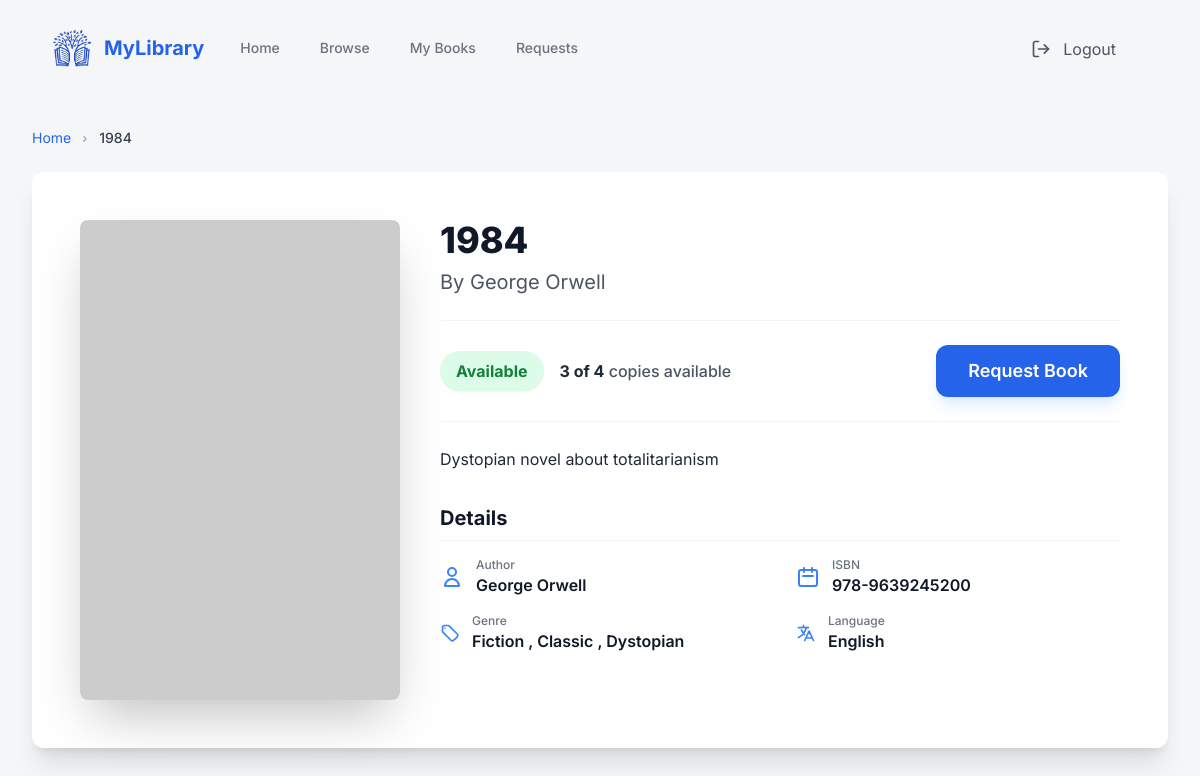
The page /user/book/13/ (signed in) on the database its author committed.
### library_db/models.py (models this page shows, shortened)
class Book(models.Model):
    book_id = models.AutoField(primary_key=True)
    isbn = models.CharField(max_length=20, unique=True)
    title = models.CharField(max_length=255)
    author = models.CharField(max_length=100)
    genre = models.ManyToManyField(Genre, related_name='books')
    language = models.ForeignKey(Language, on_delete=models.CASCADE, related_name='books', null=True)
    description = models.TextField(blank=True, null=True)
    image_url = models.URLField(max_length=500, blank=True, null=True)
    total_copies = models.IntegerField()
    available_copies = models.IntegerField()
    def genre_display(self):
      return ', '.join(genre.genre_name for genre in self.genre.all())
    genre_display.short_description = 'Genres'

class Genre(models.Model):
    genre_id = models.AutoField(primary_key=True)
    genre_name = models.CharField(max_length=100, unique=True)

class Language(models.Model):
    language_id = models.AutoField(primary_key=True)
    language_name = models.CharField(max_length=100, unique=True)
    def __str__(self):
        return self.language_name

### LMS/views.py (the view)
# urls.py: path('user/book/<int:book_id>/', views.user_book_details, name='user_book_details'),
@login_required
def user_book_details(request, book_id):
    book = get_object_or_404(Book, book_id=book_id)
    lru = LRUCache(request.session)
    lru.add(book.pk)
    return render(request, 'users/book_details.html', {'book': book})

### LMS/views.py (called while the page is built)
    def add(self, book_id):
        if book_id in self.queue:
            self.queue.remove(book_id)
        self.queue.insert(0, book_id)
        if len(self.queue) > self.capacity:
            self.queue.pop() # Removes the last element (Tail)
        self.save()

    def save(self):
        self.session[self.key] = self.queue
        self.session.modified = True

### templates/users/book_details.html (shortened to what this page needs)
{% include "index.html" %}
{% block content %}
<main class="max-w-7xl mx-auto px-4 sm:px-6 lg:px-8 py-8">
    <nav class="text-sm text-gray-500 mb-6" aria-label="Breadcrumb">
        <ol class="list-none p-0 inline-flex">
            <li class="flex items-center">
                <a
                    href="{% url 'user_dashboard' %}"
                    class="text-blue-600 hover:text-blue-800 transition duration-150"
                    >Home</a
                >
                <svg
                    class="fill-current w-3 h-3 mx-2 text-gray-400"
                    xmlns="http://www.w3.org/2000/svg"
                    viewBox="0 0 20 20"
                >
                    <path
                        d="M7.293 14.707l3.293-3.293-3.293-3.293a1 1 0 111.414-1.414l4 4a1 1 0 010 1.414l-4 4a1 1 0 01-1.414-1.414z"
                    />
                </svg>
            </li>
            <li class="text-gray-700 font-medium truncate max-w-xs">
                {{book.title}}
            </li>
        </ol>
    </nav>
    <div class="bg-white rounded-xl shadow-xl p-8 lg:p-12">
        <div class="grid grid-cols-1 lg:grid-cols-3 gap-10">
            <div class="lg:col-span-1 flex justify-center">
                <img
                    src="https://placehold.co/400x600/1F2937/FFFFFF?text={{ book.title|urlencode }}"
                    alt="{{book.title}}"
                    class="w-full max-w-xs h-auto rounded-lg shadow-2xl object-cover"
                />
            </div>
            <div class="lg:col-span-2">
                <h1
                    class="text-4xl font-extrabold text-gray-900 mb-2"
                    id="book-title"
                >
                    {{book.title}}
                </h1>
                <p class="text-xl text-gray-600 mb-6" id="book-author">
                    By {{book.author}}
                </p>
                <div
                    class="flex flex-col sm:flex-row sm:items-center justify-between border-b border-t border-gray-100 py-6 mb-6"
                >
                    <div class="flex items-center space-x-4 mb-4 sm:mb-0">
                        {% if book.available_copies > 0 %}
                        <span
                            id="availability-status"
                            class="bg-green-100 text-green-700 font-bold px-4 py-2 rounded-full text-base shadow-sm"
                        >
                            Available
                        </span>
                        {% endif %}
                        <p class="text-gray-600 font-medium">
                            <span
                                id="available-copies"
                                class="font-bold text-gray-800"
                                >{{book.available_copies}} of
                                {{book.total_copies}}</span
                            >
                            copies available
                        </p>
                    </div>
                    <button
                        id="request-button"
                        class="py-3 px-8 text-lg bg-blue-600 text-white font-semibold rounded-xl hover:bg-blue-700 transition duration-150 shadow-lg shadow-blue-200/50 w-full sm:w-auto"
                    >
                        Request Book
                    </button>
                </div>
                <div class="mb-8">
                    <p
                        id="book-description"
                        class="text-base text-gray-800 leading-relaxed"
                    >
                        {{book.description}}
                    </p>
                </div>
                <div>
                    <h2
                        class="text-xl font-bold text-gray-900 mb-4 border-b border-gray-100 pb-2"
                    >
                        Details
                    </h2>
                    <div
                        class="grid grid-cols-1 sm:grid-cols-2 gap-y-4 gap-x-8 text-gray-700"
                    >
                        <div class="flex items-center space-x-3">
                            <svg
                                class="w-6 h-6 text-blue-500 flex-shrink-0"
                                fill="none"
                                stroke="currentColor"
                                viewBox="0 0 24 24"
                                xmlns="http://www.w3.org/2000/svg"
                            >
                                <path
                                    stroke-linecap="round"
                                    stroke-linejoin="round"
                                    stroke-width="2"
                                    d="M16 7a4 4 0 11-8 0 4 4 0 018 0zM12 14a7 7 0 00-7 7h14a7 7 0 00-7-7z"
                                ></path>
                            </svg>
                            <div>
                                <p class="text-xs font-medium text-gray-500">
                                    Author
                                </p>
                                <p
                                    id="detail-author"
                                    class="font-semibold text-gray-900"
                                >
                                    {{book.author}}
                                </p>
                            </div>
                        </div>
                        <div class="flex items-center space-x-3">
                            <svg
                                class="w-6 h-6 text-blue-500 flex-shrink-0"
                                fill="none"
                                stroke="currentColor"
                                viewBox="0 0 24 24"
                                xmlns="http://www.w3.org/2000/svg"
                            >
                                <path
                                    stroke-linecap="round"
                                    stroke-linejoin="round"
                                    stroke-width="2"
                                    d="M8 7V3m8 4V3m-9 8h10M5 21h14a2 2 0 002-2V7a2 2 0 00-2-2H5a2 2 0 00-2 2v12a2 2 0 002 2z"
                                ></path>
                            </svg>
                            <div>
                                <p class="text-xs font-medium text-gray-500">
                                    ISBN
                                </p>
                                <p
                                    id="detail-isbn"
                                    class="font-semibold text-gray-900"
                                >
                                    {{book.isbn}}
                                </p>
                            </div>
                        </div>
                        <div class="flex items-center space-x-3">
                            <div>
                                <p class="text-xs font-medium text-gray-500">
                                    Genre
                                </p>
                                <p
                                    id="detail-published-year"
                                    class="font-semibold text-gray-900"
                                >
                                    {% for genre in book.genre.all %}
                                        {% if not forloop.first %}, {% endif %}
                                        {{ genre.genre_name }}
                                    {% endfor %}
                                </p>
                            </div>
                        </div>
                        <div class="flex items-center space-x-3">
                            <div>
                                <p class="text-xs font-medium text-gray-500">
                                    Language
                                </p>
                                <p
                                    id="detail-publisher"
                                    class="font-semibold text-gray-900"
                                >
                                    {{book.language}}
                                </p>
                            </div>
                        </div>
                    </div>
                </div>
            </div>
        </div>
    </div>
</main>
{% endblock %}

### templates/index.html (shortened to what this page needs)
<!DOCTYPE html>
<html lang="en">
<head>
    <script src="https://cdn.tailwindcss.com"></script>
</head>
<body class="min-h-screen">
    <main class="max-w-7xl mx-auto px-4 sm:px-6 lg:px-4 py-4">
        {% include 'includes/header.html' %}
    </main>
</body>
</html>

### templates/includes/header.html (shortened to what this page needs)
{% load static %}
<nav class="sticky top-0 z-20 w-full">
    <div class="max-w-7xl mx-auto px-4 sm:px-6 lg:px-8">
        <div class="flex justify-between h-16 items-center">
            <div class="flex items-center">
                <div class="flex-shrink-0 text-xl font-bold text-blue-600 flex items-center space-x-2">
                    <a href="{% url 'user_dashboard' %}"
                        class="flex-shrink-0 text-xl font-bold text-blue-600 flex items-center space-x-2 hover:opacity-90 transition duration-150">
                        <img src="{% static 'images/logo.png' %}" alt="Library Logo" class="h-12 w-12" />
                        <span>MyLibrary</span>
                    </a>
                </div>
                <div class="hidden md:ml-6 md:flex md:space-x-4">
                    <a href="{% url 'user_dashboard' %}"
                        class="{% if request.resolver_match.url_name == 'user_dashboard' %}text-gray-900 border-b-2 border-blue-600{% else %}text-gray-500 hover:text-gray-900 hover:border-gray-300 border-transparent{% endif %} px-3 py-2 text-sm font-medium transition duration-150">
                        Home
                    </a>
                    <a href="{% url 'user_browse' %}"
                        class="{% if request.resolver_match.url_name == 'user_browse' %}text-gray-900 border-b-2 border-blue-600{% else %}text-gray-500 hover:text-gray-900 hover:border-gray-300 border-transparent{% endif %} px-3 py-2 text-sm font-medium transition duration-150">
                        Browse
                    </a>
                    <a href="{% url 'user_my_books' %}"
                        class="{% if request.resolver_match.url_name == 'user_my_books' %}text-gray-900 border-b-2 border-blue-600{% else %}text-gray-500 hover:text-gray-900 hover:border-gray-300 border-transparent{% endif %} px-3 py-2 text-sm font-medium transition duration-150">
                        My Books
                    </a>
                    <a href="{% url 'user_my_requests' %}"
                        class="{% if request.resolver_match.url_name == 'user_my_requests' %}text-gray-900 border-b-2 border-blue-600{% else %}text-gray-500 hover:text-gray-900 hover:border-gray-300 border-transparent{% endif %} px-3 py-2 text-sm font-medium transition duration-150">
                        Requests
                    </a>
                </div>
            </div>
            <div class="flex items-center space-x-4">
                <div class="p-6 border-t border-gray-100">
                    <a href="{% url 'user_logout' %}"
                        class="flex items-center space-x-3 p-3 rounded-xl text-gray-600 hover:bg-red-50 hover:text-red-600 transition duration-150">
                        <svg xmlns="http://www.w3.org/2000/svg" width="20" height="20" viewBox="0 0 24 24" fill="none"
                            stroke="currentColor" stroke-width="2" stroke-linecap="round" stroke-linejoin="round">
                            <path d="M9 21H5a2 2 0 0 1-2-2V5a2 2 0 0 1 2-2h4" />
                            <polyline points="16 17 21 12 16 7" />
                            <line x1="21" x2="9" y1="12" y2="12" />
                        </svg>
                        <span>Logout</span>
                    </a>
                </div>
            </div>
        </div>
    </div>
</nav>

### templates/index.html (style rules this page uses)
body { font-family: 'Inter', sans-serif; background-color: #f4f6f8; }

### rows shown on the page
Book: title "1984", author "George Orwell", available_copies "3", total_copies "4", description "Dystopian novel about totalitarianism", isbn "978-9639245200", language "English"
Genre: genre_name "Fiction"
Genre: genre_name "Classic"
Genre: genre_name "Dystopian"
